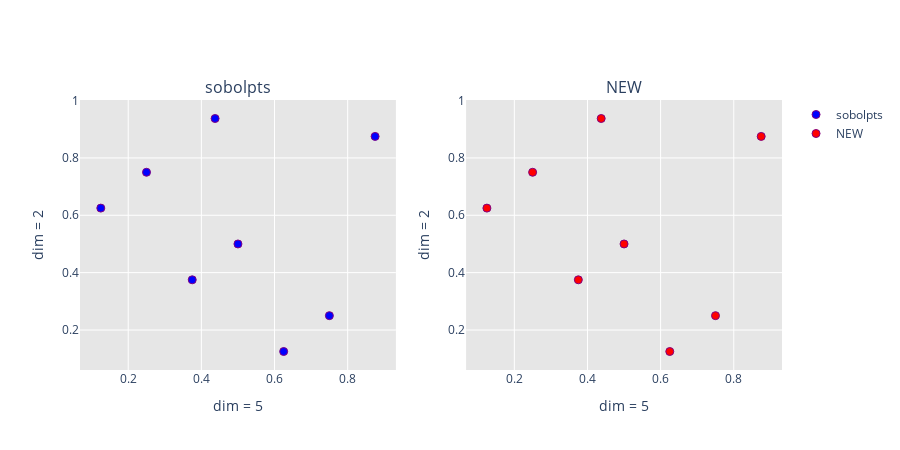

Source (notebook cell):
### Code cell
graph_two(p1, p2, (5, 2), ['sobolpts', 'NEW'], ['blue', 'red'])

### Figure 1 — Plotly figure (JSON) as saved in the notebook; plotly's stock layout.template omitted (floating-point values rounded to 4 significant figures)
{"data": [{"marker": {"color": "blue", "line": {"color": "purple", "width": 1}, "size": 8}, "mode": "markers", "name": "sobolpts", "type": "scatter", "x": [0.5, 0.25, 0.75, 0.125, 0.625, 0.375, 0.875, 0.4375], "xaxis": "x", "y": [0.5, 0.75, 0.25, 0.625, 0.125, 0.375, 0.875, 0.9375], "yaxis": "y"}, {"marker": {"color": "red", "line": {"color": "purple", "width": 1}, "size": 8}, "mode": "markers", "name": "NEW", "type": "scatter", "x": [0.5, 0.25, 0.75, 0.125, 0.625, 0.375, 0.875, 0.4375], "xaxis": "x2", "y": [0.5, 0.75, 0.25, 0.625, 0.125, 0.375, 0.875, 0.9375], "yaxis": "y2"}], "layout": {"annotations": [{"font": {"size": 16}, "showarrow": false, "text": "sobolpts", "x": 0.225, "xanchor": "center", "xref": "paper", "y": 1, "yanchor": "bottom", "yref": "paper"}, {"font": {"size": 16}, "showarrow": false, "text": "NEW", "x": 0.775, "xanchor": "center", "xref": "paper", "y": 1, "yanchor": "bottom", "yref": "paper"}], "autosize": false, "height": 450, "paper_bgcolor": "white", "plot_bgcolor": "rgba(128, 128, 128, 0.2)", "width": 900, "xaxis": {"anchor": "y", "autorange": true, "domain": [0, 0.45], "range": [0.06805, 0.9319], "title": {"font": {"size": 14}, "text": "dim = 5"}, "type": "linear"}, "xaxis2": {"anchor": "y2", "autorange": true, "domain": [0.55, 1], "range": [0.06805, 0.9319], "title": {"font": {"size": 14}, "text": "dim = 5"}, "type": "linear"}, "yaxis": {"anchor": "x", "autorange": true, "domain": [0, 1], "range": [0.06049, 1.002], "title": {"font": {"size": 14}, "text": "dim = 2"}, "type": "linear"}, "yaxis2": {"anchor": "x2", "autorange": true, "domain": [0, 1], "range": [0.06049, 1.002], "title": {"font": {"size": 14}, "text": "dim = 2"}, "type": "linear"}}}
